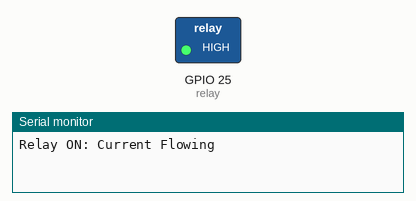
Recording of a sketch running on a simulated ESP32. Parts: switched loads named in the sketch (green lamp = pin HIGH), the last lines printed to the serial monitor.

Above: at 2.5 s.
At 7.5 s:
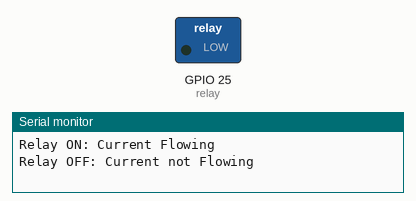
Timing chart, 0 to 13.0 s (numbered marks = the images above):
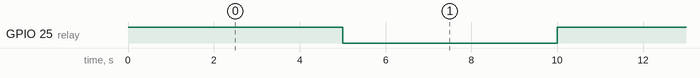

The sketch:

code.ino
```cpp
const int relay = 25;  // GPIO 25 connected to optocoupler input

void setup() {
  Serial.begin(115200);
  pinMode(relay, OUTPUT);
}

void loop() {
  // Normally Open configuration, send HIGH signal to activate the relay (NPN logic)
  digitalWrite(relay, HIGH);
  Serial.println("Relay ON: Current Flowing");
  delay(5000);

  // Send LOW signal to deactivate the relay
  digitalWrite(relay, LOW);
  Serial.println("Relay OFF: Current not Flowing");
  delay(5000);
}
```

Measured:
- by itself, GPIO 25 (relay): alternates HIGH for 5.0 s and LOW for 5.0 s
